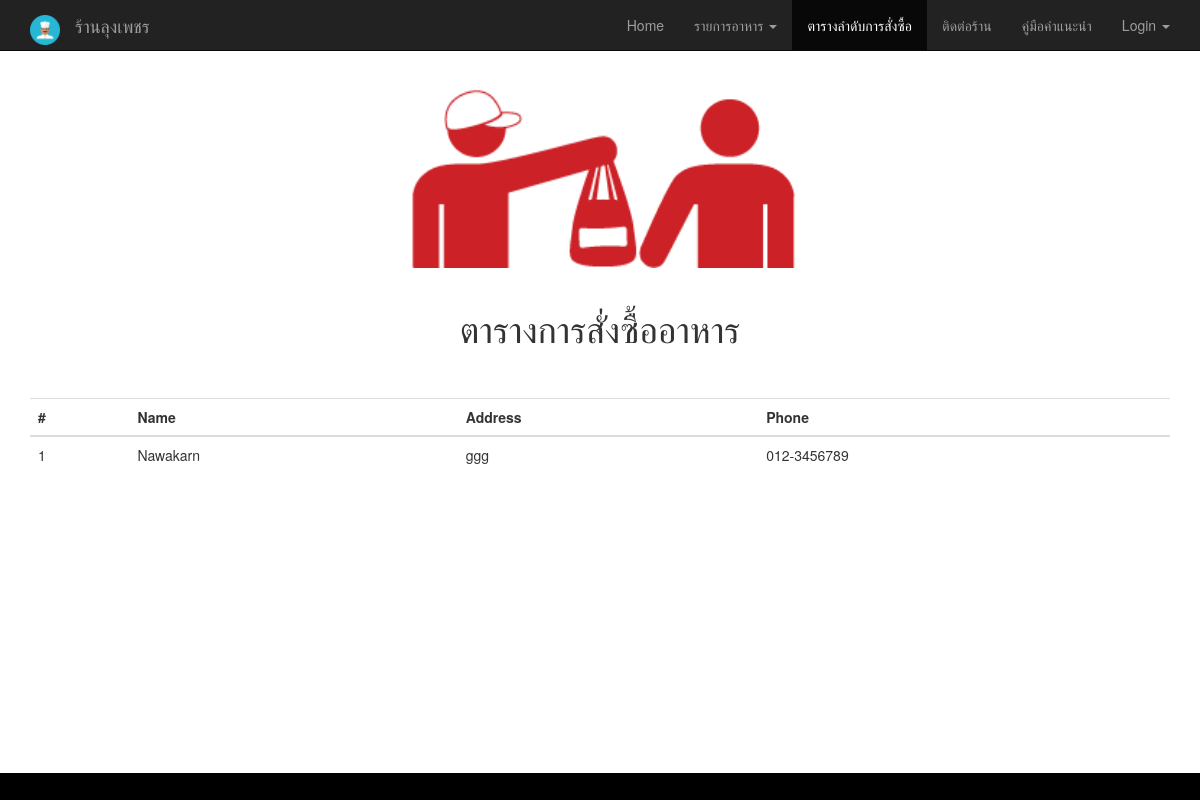
The app's page /order.php with its own data.
### tables this page shows
CREATE TABLE `order_head` (
  `o_id` int(10) NOT NULL,
  `o_dttm` datetime NOT NULL,
  `o_name` varchar(100) NOT NULL,
  `o_addr` varchar(500) NOT NULL,
  `o_email` varchar(100) NOT NULL,
  `o_phone` varchar(20) NOT NULL
);

### order.php (the view, shortened to what this page needs)
<!DOCTYPE html>
<html lang="en" ng-app="app">
<head>
  <link href="css/bootstrap.min.css" rel="stylesheet">
  <link rel="stylesheet" type="text/css" href="./css/bootstrap.css">
</head>
<body>
<nav id="scrollingNav" class="navbar navbar-inverse navbar-fixed-top" role= "navigation">
<div class="container">
    <div class="navbar-header">
      <a class="navbar-brand">  <img class="circle" src="./image/icon5.png" width="30" height="30"  border-radius="50"/></a>
      <a class="navbar-brand" href="index.php">ร้านลุงเพชร </a>
    </div>
      <ul class="nav navbar-nav navbar-right">
      <li  ><a href="index.php">Home</a></li>
       <li class="dropdown">
          <a href="#" class="dropdown-toggle" data-toggle="dropdown" role="button" aria-haspopup="true" aria-expanded="false">รายการอาหาร <span class="caret"></span></a>
        </li>
       <li class="active"><a href="order.php">ตารางลำดับการสั่งซื้อ</a></li>
        <li><a href="ContactUs.php">ติดต่อร้าน</a></li>
       <li><a href="document.php">คู่มือคำแนะนำ</a></li>
        <li class="dropdown">
          <a href="#" class="dropdown-toggle" data-toggle="dropdown" role="button" aria-haspopup="true" aria-expanded="false">Login <span class="caret"></span></a>
        </li>
      </ul>
    </div>
</nav>
<br><br>
<div class="">
<div id="carousel-example-generic" class="carousel slide" data-ride="carousel">
  <ol class="carousel-indicators">
  </ol>
      </div>
  <center><img src="image/icon10.png" style="width:404px;height:228px;" align="center" ></center>
    </div>
    <br>
<center><div><h1>ตารางการสั่งซื้ออาหาร</h1></div></center>
       <br><br>
<?php
  $hostname = 'localhost';
  $username = 'root';
  $password = '';
  $dbname = 'admin';
  try {
    $dbh = new PDO("mysql:host=$hostname;dbname=$dbname", $username, $password);
    $sql = $dbh->prepare("SELECT * FROM order_head order by o_id DESC ");
    if($sql->execute()) {
       $sql->setFetchMode(PDO::FETCH_ASSOC);
    }
  }
  catch(Exception $error) {
      echo '<p>', $error->getMessage(), '</p>';
  }
?>
<div class="container">
  <table class="table table-hover">
  <?php while($row = $sql->fetch()) { ?>
    <tr>
      <td><?php echo $row['o_id']; ?></td>
        <td><?php echo $row['o_name']; ?></td>
        <td><?php echo $row['o_addr']; ?></td>
        <td><?php echo $row['o_phone']; ?></td>
      </tr>
         </div>
      <?php } ?>
    <thead>
      <tr>
      <th>#</th>
        <th>Name</th>
        <th>Address</th>
        <th>Phone</th>
      </tr>
    </thead>
<center>
<br><br><br>
<br><br><br><br><br><br><br><br><br><br><br>
<footer>  </footer>
</body>
</html>

### order.php (style rules this page uses)
footer { padding: 1em; color: white; background-color: black; clear: left; text-align: center; }

### records on screen
order_head: o_id "1", o_name "Nawakarn", o_addr "ggg", o_phone "012-3456789"
